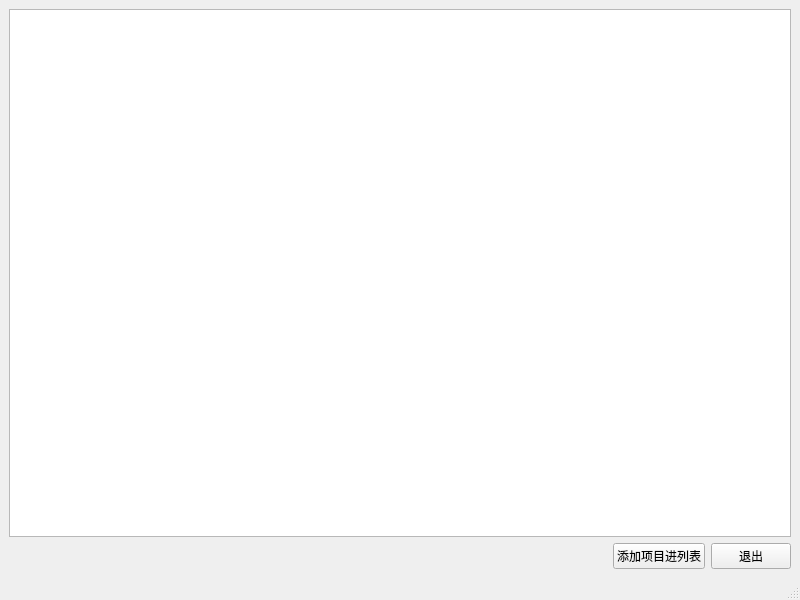
<?xml version="1.0" encoding="UTF-8"?>
<ui version="4.0">
 <class>MainWindow</class>
 <widget class="QMainWindow" name="MainWindow">
  <property name="geometry">
   <rect>
    <x>0</x>
    <y>0</y>
    <width>800</width>
    <height>600</height>
   </rect>
  </property>
  <property name="windowTitle">
   <string>MainWindow</string>
  </property>
  <widget class="QWidget" name="centralwidget">
   <layout class="QHBoxLayout" name="horizontalLayout_2">
    <item>
     <layout class="QVBoxLayout" name="verticalLayout">
      <item>
       <widget class="QListWidget" name="listWidget"/>
      </item>
      <item>
       <layout class="QHBoxLayout" name="horizontalLayout">
        <item>
         <spacer name="horizontalSpacer">
          <property name="orientation">
           <enum>Qt::Horizontal</enum>
          </property>
          <property name="sizeHint" stdset="0">
           <size>
            <width>40</width>
            <height>20</height>
           </size>
          </property>
         </spacer>
        </item>
        <item>
         <widget class="QPushButton" name="btnModifyBingli">
          <property name="text">
           <string>添加项目进列表</string>
          </property>
         </widget>
        </item>
        <item>
         <widget class="QPushButton" name="btnQuit">
          <property name="text">
           <string>退出</string>
          </property>
         </widget>
        </item>
       </layout>
      </item>
     </layout>
    </item>
   </layout>
  </widget>
  <widget class="QMenuBar" name="menubar">
   <property name="geometry">
    <rect>
     <x>0</x>
     <y>0</y>
     <width>800</width>
     <height>22</height>
    </rect>
   </property>
  </widget>
  <widget class="QStatusBar" name="statusbar"/>
 </widget>
 <resources/>
 <connections/>
</ui>
